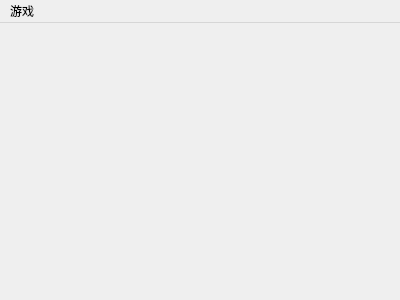
<?xml version="1.0" encoding="UTF-8"?>
<ui version="4.0">
    <class>MainGameWindow</class>
    <widget class="QMainWindow" name="MainGameWindow">
        <property name="geometry">
            <rect>
                <x>0</x>
                <y>0</y>
                <width>400</width>
                <height>300</height>
            </rect>
        </property>
        <property name="windowTitle">
            <string>MainGameWindow</string>
        </property>
        <widget class="QWidget" name="centralWidget"/>
        <widget class="QMenuBar" name="menuBar">
            <property name="geometry">
                <rect>
                    <x>0</x>
                    <y>0</y>
                    <width>400</width>
                    <height>23</height>
                </rect>
            </property>
            <widget class="QMenu" name="menu">
                <property name="title">
                    <string>游戏</string>
                </property>
                <widget class="QMenu" name="menuLevel">
                    <property name="title">
                        <string>level</string>
                    </property>
                    <addaction name="actionBasic"/>
                    <addaction name="actionMedium"/>
                    <addaction name="actionHard"/>
                </widget>
                <addaction name="actionStart"/>
                <addaction name="menuLevel"/>
                <addaction name="actionQuit"/>
            </widget>
            <addaction name="menu"/>
        </widget>
        <action name="actionStart">
            <property name="text">
                <string>start</string>
            </property>
        </action>
        <action name="actionBasic">
            <property name="text">
                <string>basic</string>
            </property>
        </action>
        <action name="actionMedium">
            <property name="text">
                <string>medium</string>
            </property>
        </action>
        <action name="actionHard">
            <property name="text">
                <string>hard</string>
            </property>
        </action>
        <action name="actionQuit">
            <property name="text">
                <string>quit</string>
            </property>
        </action>
    </widget>
    <layoutdefault spacing="6" margin="11"/>
    <resources />
    <connections/>
</ui>
